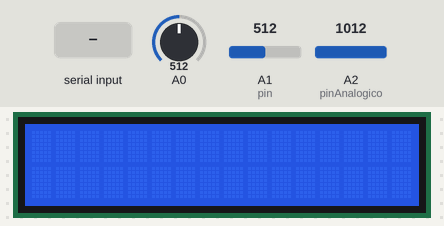
A sketch run on a simulated Arduino Uno, built with avr-gcc and run on an emulated ATmega328P. Shown: 16×2 character LCD. The test bench sets the inputs (shaded band); at power-on: A2 (pinAnalogico) = 1012, A0 = 512, A1 (pin) = 512. What the sketch prints to the serial monitor is not drawn.

Above: at 1.2 s.
1.3 s: "1" received over the second serial link
At 1.8 s:
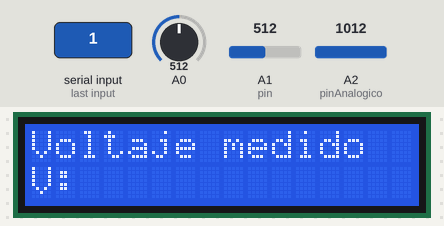
2.8 s: "3" received over the second serial link
At 3.8 s:
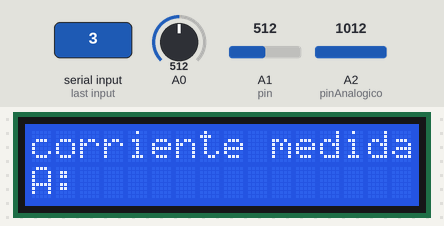
6.0 s: A2 (pinAnalogico) set to 1012
7.5 s: A2 (pinAnalogico) set to 1023
Timing chart, 0 to 10.5 s (numbered marks = the images above; inputs shaded):
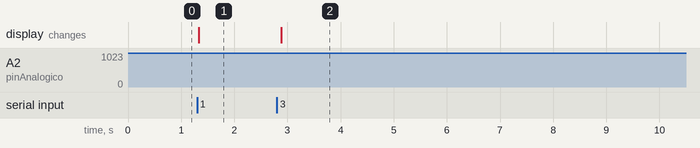

Measured:
- after the input at 1.3 s, the display: changes at once (image 1)
- after the input at 2.8 s, the display: changes after 0.08 s (image 2)
- after the input at 6.0 s, every drawn part: stays the same
- after the input at 7.5 s, every drawn part: stays the same

The sketch:

proyecto_final_final_ahora_si_final_lenin.ino
```cpp
#include <SoftwareSerial.h>
#include <LiquidCrystal_I2C.h>
#include <Wire.h>

int Sensor = A0;
const int pin = A1;  // Pin analógico donde está conectado el sensor ACS712
float sensibilidad = 185;        // Sensibilidad del sensor ACS712 (ajusta esto según tu sensor)
float voltage = 0;           // Voltaje leído del sensor
float corriente = 0;           // Corriente calculada

const int pinAnalogico = A2; // Pin analógico al que se conecta el circuito
const float resistenciaConocida = 1000.0; // Resistencia conocida de 1kΩ
const int numLecturas = 10; // Número de lecturas promediadas
float sumaDeResistencias = 0.0;

#define direccion_lcd 0x27
#define filas 2
#define columnas 16
LiquidCrystal_I2C lcd_lenin(direccion_lcd, columnas, filas);
SoftwareSerial bluet(10, 11);

void setup() {
  Serial.begin(9600);
  Serial.println("multimetro");
  bluet.begin(9600);
  lcd_lenin.init();
  lcd_lenin.backlight();
}

char receptor;
bool medicionvoltaje = false; // Variable para controlar la medición de voltaje
bool ohmimetro= false;//variables para controla el ohmimetro
bool medicioncorriente= false; // variables para controlar el amperaje
void loop() {
  if (bluet.available()) {
    receptor = bluet.read();
    Serial.println(receptor);

    switch (receptor) {
      case '1':
        Serial.println("medidor de  voltaje");
        medicionvoltaje = true; // Habilita la medición de voltaje
        ohmimetro= false;
        medicioncorriente= false;
        break;

      case'2':
      Serial.println("medidor de resistencia");
      ohmimetro= true;
      medicionvoltaje = false;
      medicioncorriente= false;
      break;

      case'3':
      Serial.println("medidor de corriente");
      medicioncorriente= true;
      medicionvoltaje = false;
      ohmimetro= false;
      break;

      case '4':
      Serial.println("off");
      lcd_lenin.clear();
      lcd_lenin.setCursor(0, 0);
      bluet.print(';');
      medicionvoltaje = false; // Deshabilita la medición de voltaje
      ohmimetro= false;
      medicioncorriente= false;
      break;
    }
  }

  if (medicionvoltaje) {
    float voltaje = (float)25 * analogRead(A0) / 1023;
    Serial.print("Voltaje medido = ");
    lcd_lenin.clear();
    lcd_lenin.setCursor(0, 0);
    lcd_lenin.print("Voltaje medido");
    Serial.println(voltaje);
    lcd_lenin.setCursor(0, 1);
    lcd_lenin.print("V:");
    bluet.print(voltaje);
    bluet.print(' ');
    bluet.print(' ');
    delay(750);
    ohmimetro= false;
    medicioncorriente= false;
  }
 if(ohmimetro) {
  sumaDeResistencias = 0.0;

  for (int i = 0; i < numLecturas; i++) {
    int estado = analogRead(pinAnalogico);
    float voltaje = (5.0 / 1023.0) * estado;
    float resistenciaDesconocida = (voltaje * resistenciaConocida) / (5.0 - voltaje);
    sumaDeResistencias += resistenciaDesconocida;
    delay(10); // Pequeña pausa entre lecturas para evitar ruido
  }
  float resistenciaPromedio = sumaDeResistencias / numLecturas;
  Serial.print("Resistencia desconocida: ");
  Serial.println(resistenciaPromedio);
  bluet.print(resistenciaPromedio,2);
  bluet.print(' ');
  delay(500);


  delay(1000); // Puedes ajustar el tiempo de muestreo según tus necesidades
  ;
 }
  if(medicioncorriente) {
 int estado = analogRead(pin);  // Lee el valor analógico del sensor
  voltage = (estado / 1024.0) * 5000;    // Convierte el valor en milivoltios
  corriente = (voltage - 2500) / sensibilidad;      // Calcula la corriente en amperio
  Serial.print("Corriente: ");
  lcd_lenin.clear();
  lcd_lenin.setCursor(0,0);
  lcd_lenin.print("corriente medida");
  Serial.print(corriente, 2);  // Imprime la corriente con 2 decimales
  lcd_lenin.setCursor(2,1);
  bluet.print(corriente, 2);
  bluet.print(' ');
  Serial.println(" A");
  lcd_lenin.setCursor(0,1);
  lcd_lenin.print("A:");
  delay(500);

 }
}
```
